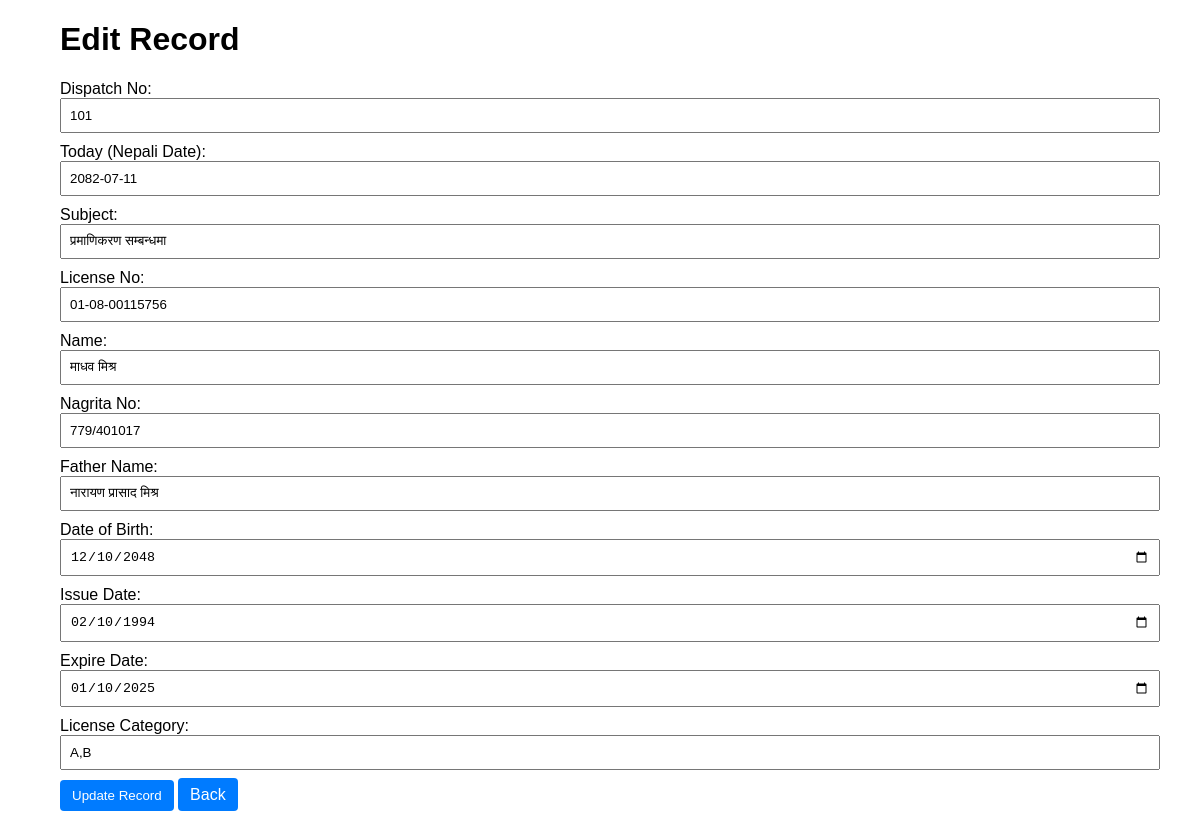
Screenshot of /edit/1 with the database file from the repository.
### tables this page shows
CREATE TABLE dispatches (
        id INTEGER PRIMARY KEY AUTOINCREMENT,
        dispatch_no TEXT,
        today_nepali_date TEXT,
        subject TEXT,
        license_no TEXT,
        name TEXT,
        nagrita_no TEXT,
        father_name TEXT,
        dob TEXT,
        issue_date TEXT,
        expire_date TEXT,
        license_category TEXT,
        created_at TEXT
    );

### app.py (the view)
@app.route('/edit/<int:rec_id>')
def edit_record(rec_id):
    db = get_db()
    cur = db.cursor()
    cur.execute('SELECT * FROM dispatches WHERE id=?', (rec_id,))
    record = cur.fetchone()
    if not record:
        abort(404)
    return render_template('form.html', record=record)

### app.py (called while the page is built)
def get_db():
    db = getattr(g, '_database', None)
    if db is None:
        db = g._database = sqlite3.connect(app.config['DATABASE'])
        db.row_factory = sqlite3.Row
    return db

@app.teardown_appcontext
def close_connection(exception):
    db = getattr(g, '_database', None)
    if db is not None:
        db.close()

### templates/form.html (shortened to what this page needs)
<!doctype html>
<html>
<head>
  <link rel="stylesheet" href="{{ url_for('static', filename='style.css') }}">
</head>
<body>
  <div class="container">
    <h1>{{ 'Edit Record' if record else 'Dispatch Form' }}</h1>
    <form method="POST" action="{{ url_for('update_record', rec_id=record.id) if record else url_for('submit') }}">
      <label>Dispatch No:</label>
      <input type="text" name="dispatch_no" value="{{ record.dispatch_no if record else '' }}" required>
      <label>Today (Nepali Date):</label>
      <input type="text" name="today_nepali_date" value="{{ record.today_nepali_date if record else '' }}" required>
      <label>Subject:</label>
      <input type="text" name="subject" value="{{ record.subject if record else '' }}">
      <label>License No:</label>
      <input type="text" name="license_no" value="{{ record.license_no if record else '' }}">
      <label>Name:</label>
      <input type="text" name="name" value="{{ record.name if record else '' }}">
      <label>Nagrita No:</label>
      <input type="text" name="nagrita_no" value="{{ record.nagrita_no if record else '' }}">
      <label>Father Name:</label>
      <input type="text" name="father_name" value="{{ record.father_name if record else '' }}">
      <label>Date of Birth:</label>
      <input type="date" name="dob" value="{{ record.dob if record else '' }}">
      <label>Issue Date:</label>
      <input type="date" name="issue_date" value="{{ record.issue_date if record else '' }}">
      <label>Expire Date:</label>
      <input type="date" name="expire_date" value="{{ record.expire_date if record else '' }}">
      <label>License Category:</label>
      <input type="text" name="license_category" value="{{ record.license_category if record else '' }}">
      <button type="submit">{{ 'Update Record' if record else 'Save Record' }}</button>
      <a href="{{ url_for('list_records') }}" class="button">Back</a>
    </form>
  </div>
</body>
</html>

### static/style.css (style rules this page uses)
body { font-family: Arial; margin: 0; padding: 0; }
.container { width: 90%; margin: 20px auto; }
label { display: block; margin-top: 10px; }
input { width: 100%; padding: 8px; }
button, .button { margin-top: 10px; padding: 8px 12px; background: #007bff; color: white; border: none; border-radius: 4px; text-decoration: none; }

### rows the page displays
dispatches: dispatch_no "101", today_nepali_date "2082-07-11", subject "प्रमाणिकरण सम्बन्धमा", license_no "01-08-00115756", name "माधव मिश्र", nagrita_no "779/401017", father_name "नारायण प्रासाद मिश्र", dob "12/10/2048", issue_date "02/10/1994", expire_date "01/10/2025", license_category "A,B"

### other values shown
{{ 'Edit Record' if record else 'Dispatch Form' }} "Edit Record"
{{ 'Update Record' if record else 'Save Record' }} "Update Record"
